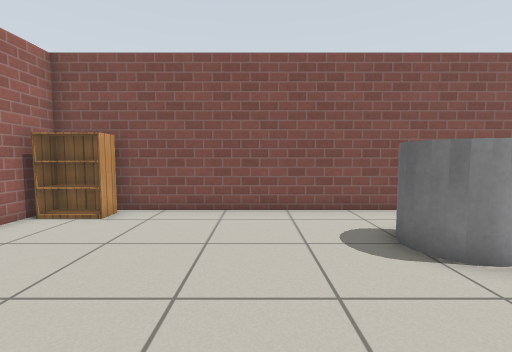
View 1 (above)

15 first-person views from a walk through a world built for the Gazebo simulator. The camera is 0.85 m above the floor, tilts 4° down and sees 90° across. Floor lines are 1 m apart. The floor is counted in squares, 0.5 m on a side. Each view is taken from the middle of a square. On the plan, view 1 faces up. The plan holds only what a view shows up to about 14 squares ahead; the rest is blank. The robots in the file are not drawn. Simple patterns stand in for the simulator's built-in surfaces.

View 2
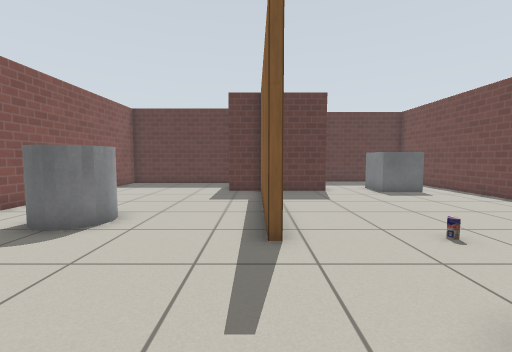

View 3
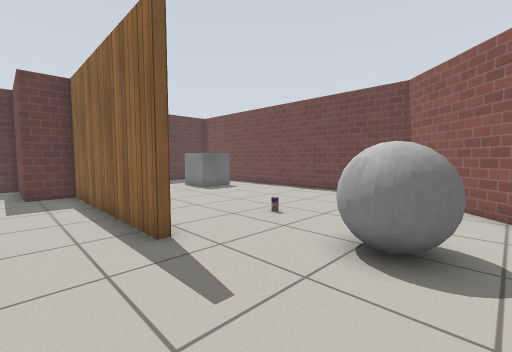

View 4
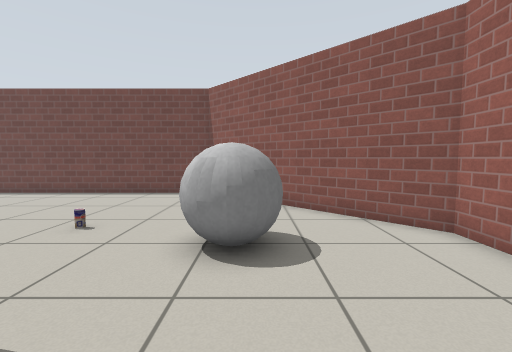

View 5
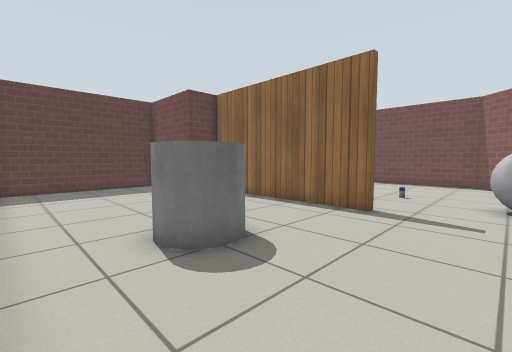

View 6
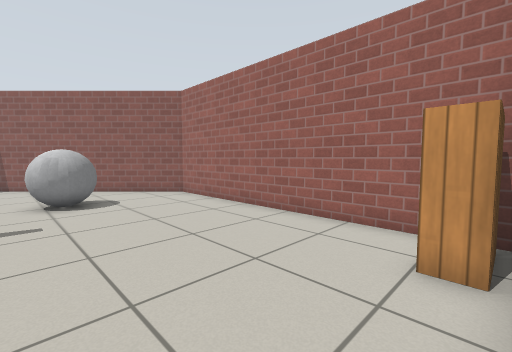

View 7
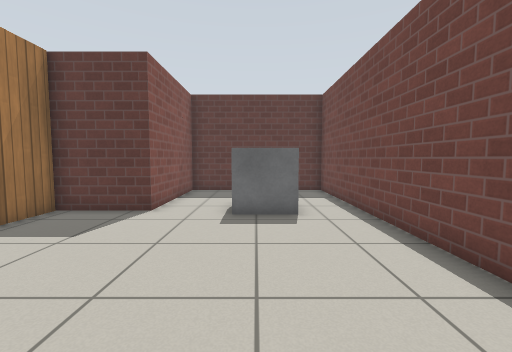

View 8
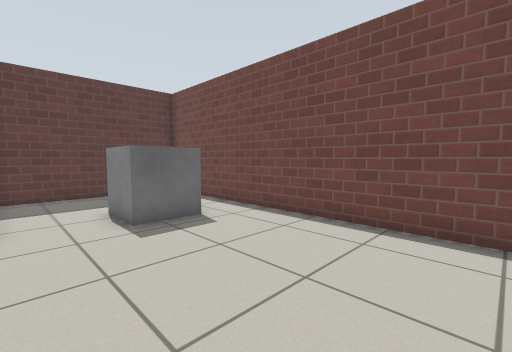

View 9
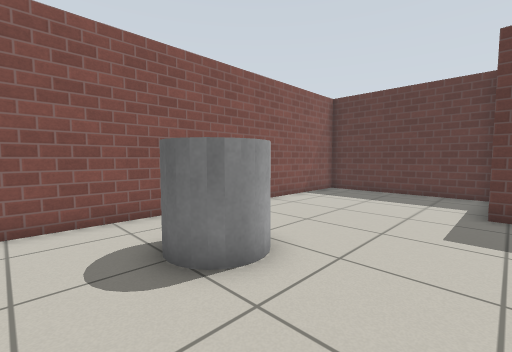

View 10
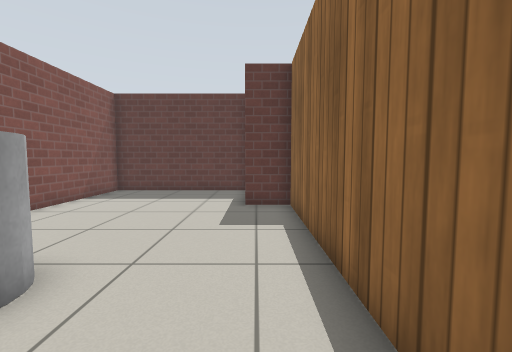

View 11
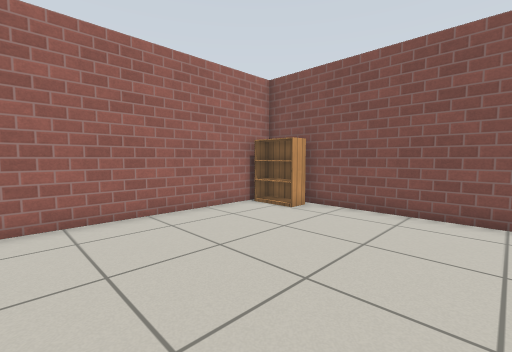

View 12
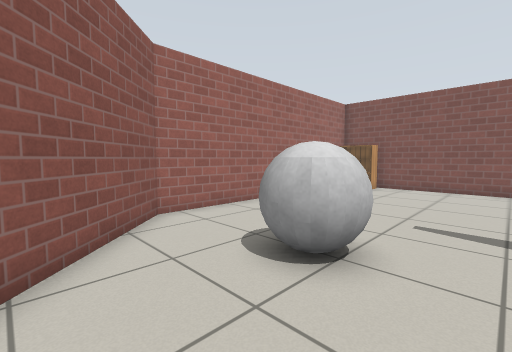

View 13
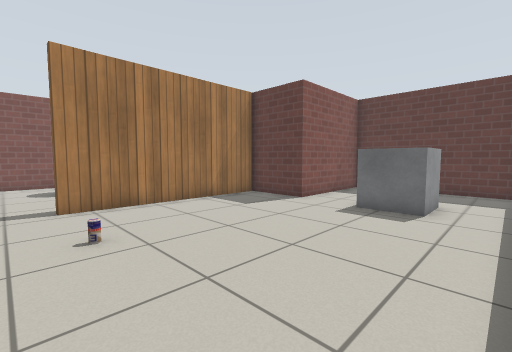

View 14
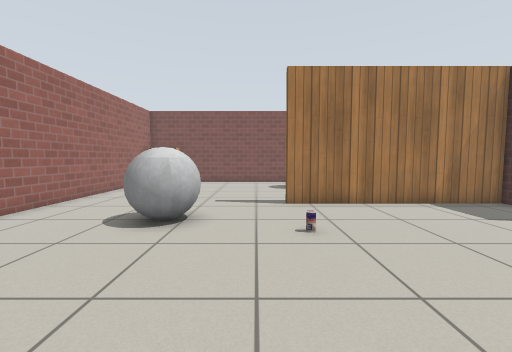

View 15
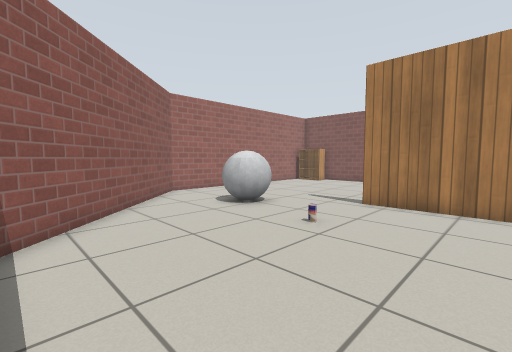

### Floor plan
Points are (right, up) in squares from view 1. A wall is a line through its corners. A room is listed if a view was taken in it or the views show most of it. See-through windows are left out.
Room 1 (views 1, 2, 3, 4, 5, 6, 7, 8, 9, 10, 11, 12, 13, 14, 15)
walls: (10.2, -0.6) (2.1, -0.6) (2.1, -0.2) (10.2, -0.2); (-6.5, 8.4) (-6.5, -3.7) (0.3, -10.5) (15.6, -10.5) (15.6, -3.6) (10.2, -3.6) (10.2, 1.4) (14.4, 1.4) (14.4, 8.3) (-4.2, 8.3)
objects: bookshelf (-6, 7) to (-5, 8); grey ball (-2, -4) to (-1, -2); drink can (2, -4); grey cylinder (3, 4) to (4, 6); grey box (10, -8) to (11, -7)

Where each view was taken, in squares from view 1:
view 1: 0 up, 0 right, facing up
view 2: 0 up, 3 left, facing right
view 3: 2 up, 3 left, facing down-right
view 4: 2 up, 2 left, facing down
view 5: 8 up, 1 left, facing down-right
view 6: 8 up, 0 right, facing down-left
view 7: 7 down, 2 right, facing right
view 8: 4 down, 3 right, facing down-right
view 9: 1 up, 1 right, facing up-right
view 10: 1 up, 1 right, facing right
view 11: 0 up, 1 right, facing up-left
view 12: 7 down, 1 right, facing up-left
view 13: 10 down, 1 right, facing up-right
view 14: 10 down, 1 right, facing up
view 15: 10 down, 6 right, facing up-left
